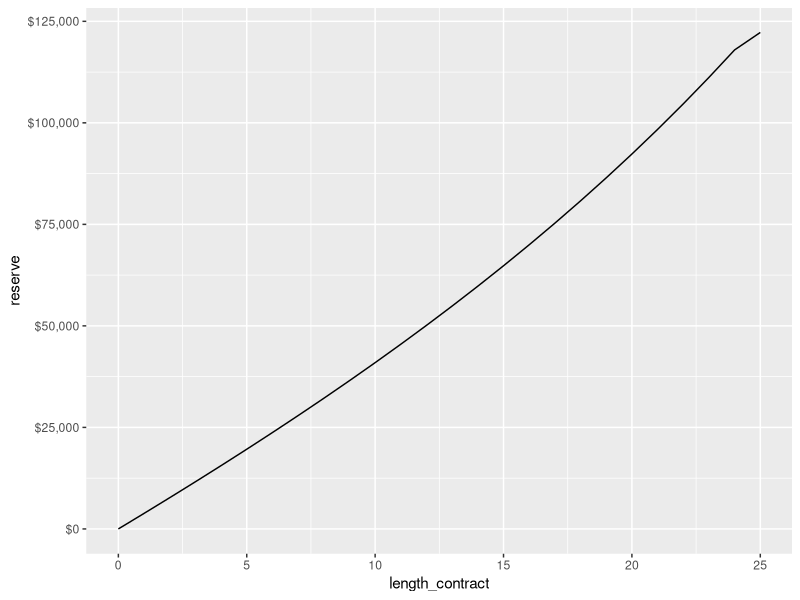

The R script that drew this image:
## ---- chunk 1
knitr::opts_chunk$set(echo = TRUE)
## ---- chunk 2
#want the map function from purrr:
library(tidyverse)
library(scales)
packageVersion("tidyverse")
## ---- chunk 3
x <- 50
T <- 10 
B <- 200000
r <- 0.025
## ---- chunk 4
#0: alive, 1:dead 
mu01 <- function(u){
  a <- 0.002 
  b <- 0.0005 
  return(a + b*(u-50))
}

p_surv <- function(t,s){
  f <- Vectorize(mu01)
  integral <- integrate(f, lower = t, upper = s)$value
  return(exp((-1)*integral))
}
v <- function(t){
  return(exp(-(r*t)))
}
## ---- chunk 5
upper_summand <- function(n){
  v(n+1)*p_surv(x, x + n)*(1 - p_surv(x + n, x + n + 1))
}

lower_summand <- function(n){
  v(n)*p_surv(x, x + n)
}

premium_yearly <- (B*sum(map_dbl(0:(T-1), upper_summand)))/(sum(map_dbl(0:(T-1),  lower_summand)))

premium_yearly
## ---- chunk 6
#want the map function from purrr:
library(tidyverse)
library(scales)
packageVersion("tidyverse")
## ---- chunk 7
x <- 35     #age
T <- 25     #length of contract
r <- 0.035  #interest rate 
E <- 125000 #endownment 
B <- 250000 #death-benfit
## ---- chunk 8
#0: alive, 1: dead
mu01 <- function(t){
  return(0.0015 + 0.0004*(t-35))
}

p_surv <- function(t, s){
  f <- Vectorize(mu01)
  integral <- integrate(f, lower = t, upper = s)$value
  
  ans <- exp(-integral)
  return(ans)
}

#discount factor
v <- function(t){
  return(exp(-(r*t)))
}
## ---- chunk 9
upper_summand <- function(n){
  v(n+1)*p_surv(x, x + n)*(1-p_surv(x + n, x + n +1))
}

lower_summand <- function(n){
  v(n)*p_surv(x, x + n)
}

upper_sum <- sum(map_dbl(0:(T-1), upper_summand))
lower_sum <- sum(map_dbl(0:(T-1), lower_summand))

upper_expression <- v(T)*p_surv(x, x + T)*E + B*upper_sum

yearly_premium <- upper_expression/lower_sum
yearly_premium
## ---- chunk 10

V_star <- function(t){
  
  #inner summands
  summand_1 <- function(t, n){
    (v(n)/v(t))*p_surv(x + t, x +n)
  }

  summand_2 <- function(t, n){
    (v(n+1)/v(t))*p_surv(t + x, n + x)*(1 - p_surv(x + n, x + n +1))
  }
  
  ans <- (v(T)/v(t))*p_surv(x + t, x + T)*E - 
         yearly_premium*sum(map_dbl(t:(T-1),summand_1, t = t)) + B*sum(
                        map_dbl(t:(T-1), summand_2, t = t))
  
  return(ans)
}

length_contract <- 0:T
reserve <- map_dbl(length_contract, V_star)

df <- data.frame(length_contract, reserve)
colnames(df) <- c("length_contract", "reserve")

df %>%
  ggplot(aes(x = length_contract, y = reserve)) + 
  geom_line() + 
  scale_y_continuous(labels = dollar)
